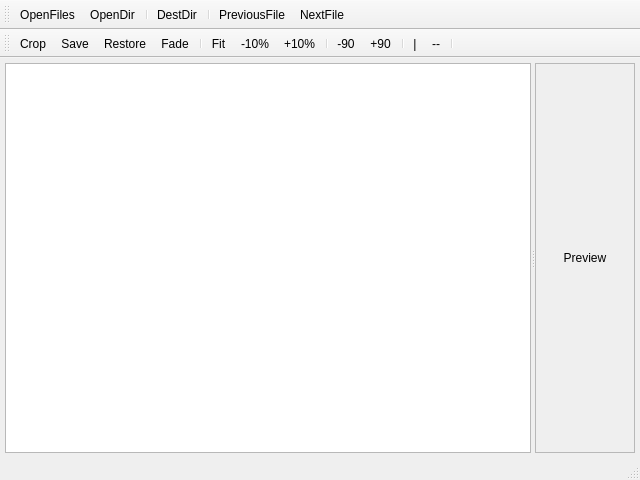
<?xml version="1.0" encoding="UTF-8"?>
<ui version="4.0">
 <class>MainWindow</class>
 <widget class="QMainWindow" name="MainWindow">
  <property name="geometry">
   <rect>
    <x>0</x>
    <y>0</y>
    <width>640</width>
    <height>480</height>
   </rect>
  </property>
  <property name="windowTitle">
   <string>Crop Images</string>
  </property>
  <widget class="QWidget" name="centralWidget">
   <layout class="QGridLayout" name="gridLayout">
    <property name="leftMargin">
     <number>5</number>
    </property>
    <property name="topMargin">
     <number>5</number>
    </property>
    <property name="rightMargin">
     <number>5</number>
    </property>
    <property name="bottomMargin">
     <number>5</number>
    </property>
    <item row="0" column="0">
     <widget class="QSplitter" name="splitter">
      <property name="orientation">
       <enum>Qt::Horizontal</enum>
      </property>
      <widget class="CropGraphicsView" name="graphicsView">
       <property name="verticalScrollBarPolicy">
        <enum>Qt::ScrollBarAlwaysOff</enum>
       </property>
       <property name="horizontalScrollBarPolicy">
        <enum>Qt::ScrollBarAlwaysOff</enum>
       </property>
       <property name="dragMode">
        <enum>QGraphicsView::ScrollHandDrag</enum>
       </property>
      </widget>
      <widget class="QFrame" name="framePreview">
       <property name="minimumSize">
        <size>
         <width>100</width>
         <height>0</height>
        </size>
       </property>
       <property name="frameShape">
        <enum>QFrame::StyledPanel</enum>
       </property>
       <property name="frameShadow">
        <enum>QFrame::Raised</enum>
       </property>
       <layout class="QVBoxLayout" name="verticalLayout_3">
        <property name="leftMargin">
         <number>0</number>
        </property>
        <property name="topMargin">
         <number>0</number>
        </property>
        <property name="rightMargin">
         <number>0</number>
        </property>
        <property name="bottomMargin">
         <number>0</number>
        </property>
        <item>
         <widget class="ImagePreview" name="labelPreview">
          <property name="sizePolicy">
           <sizepolicy hsizetype="Ignored" vsizetype="Preferred">
            <horstretch>0</horstretch>
            <verstretch>0</verstretch>
           </sizepolicy>
          </property>
          <property name="text">
           <string>Preview</string>
          </property>
          <property name="alignment">
           <set>Qt::AlignCenter</set>
          </property>
         </widget>
        </item>
       </layout>
      </widget>
     </widget>
    </item>
   </layout>
  </widget>
  <widget class="QMenuBar" name="menuBar">
   <property name="geometry">
    <rect>
     <x>0</x>
     <y>0</y>
     <width>640</width>
     <height>21</height>
    </rect>
   </property>
  </widget>
  <widget class="QToolBar" name="mainToolBar">
   <attribute name="toolBarArea">
    <enum>TopToolBarArea</enum>
   </attribute>
   <attribute name="toolBarBreak">
    <bool>false</bool>
   </attribute>
   <addaction name="actionOpenFiles"/>
   <addaction name="actionOpenDir"/>
   <addaction name="separator"/>
   <addaction name="actionDestDir"/>
   <addaction name="separator"/>
   <addaction name="actionPreviousFile"/>
   <addaction name="actionNextFile"/>
  </widget>
  <widget class="QStatusBar" name="statusBar"/>
  <widget class="QToolBar" name="toolBar">
   <property name="windowTitle">
    <string>toolBar</string>
   </property>
   <property name="movable">
    <bool>true</bool>
   </property>
   <attribute name="toolBarArea">
    <enum>TopToolBarArea</enum>
   </attribute>
   <attribute name="toolBarBreak">
    <bool>true</bool>
   </attribute>
   <addaction name="actionCropImage"/>
   <addaction name="actionSaveFile"/>
   <addaction name="actionRestoreImage"/>
   <addaction name="actionFadeMask"/>
   <addaction name="separator"/>
   <addaction name="actionFit"/>
   <addaction name="actionScaleM10"/>
   <addaction name="actionScaleP10"/>
   <addaction name="separator"/>
   <addaction name="actionRotL"/>
   <addaction name="actionRotR"/>
   <addaction name="separator"/>
   <addaction name="actionMirrorH"/>
   <addaction name="actionMirrorV"/>
   <addaction name="separator"/>
  </widget>
  <action name="actionCropImage">
   <property name="text">
    <string>Crop</string>
   </property>
   <property name="toolTip">
    <string>Crop image</string>
   </property>
  </action>
  <action name="actionFadeMask">
   <property name="text">
    <string>Fade</string>
   </property>
   <property name="toolTip">
    <string>Set cropping fade</string>
   </property>
  </action>
  <action name="actionFit">
   <property name="text">
    <string>Fit</string>
   </property>
   <property name="toolTip">
    <string>Fit picture in window</string>
   </property>
  </action>
  <action name="actionScaleP10">
   <property name="text">
    <string>+10%</string>
   </property>
   <property name="toolTip">
    <string>Scale +10%</string>
   </property>
  </action>
  <action name="actionScaleM10">
   <property name="text">
    <string>-10%</string>
   </property>
   <property name="toolTip">
    <string>Scale -10%</string>
   </property>
  </action>
  <action name="actionRotR">
   <property name="text">
    <string>+90</string>
   </property>
   <property name="toolTip">
    <string>Rotate image right</string>
   </property>
  </action>
  <action name="actionRotL">
   <property name="text">
    <string>-90</string>
   </property>
   <property name="toolTip">
    <string>Rotate image left</string>
   </property>
  </action>
  <action name="actionMirrorV">
   <property name="text">
    <string>--</string>
   </property>
   <property name="toolTip">
    <string>Mirror vertical</string>
   </property>
  </action>
  <action name="actionMirrorH">
   <property name="text">
    <string>|</string>
   </property>
   <property name="toolTip">
    <string>Mirror horizontal</string>
   </property>
  </action>
  <action name="actionRestoreImage">
   <property name="text">
    <string>Restore</string>
   </property>
   <property name="toolTip">
    <string>Restore original image</string>
   </property>
  </action>
  <action name="actionOpenFiles">
   <property name="text">
    <string>OpenFiles</string>
   </property>
  </action>
  <action name="actionOpenDir">
   <property name="text">
    <string>OpenDir</string>
   </property>
  </action>
  <action name="actionPreviousFile">
   <property name="text">
    <string>PreviousFile</string>
   </property>
  </action>
  <action name="actionNextFile">
   <property name="text">
    <string>NextFile</string>
   </property>
  </action>
  <action name="actionDestDir">
   <property name="text">
    <string>DestDir</string>
   </property>
  </action>
  <action name="actionSaveFile">
   <property name="text">
    <string>Save</string>
   </property>
  </action>
 </widget>
 <layoutdefault spacing="6" margin="11"/>
 <customwidgets>
  <customwidget>
   <class>CropGraphicsView</class>
   <extends>QGraphicsView</extends>
   <header>src/CropGraphicsView.h</header>
  </customwidget>
  <customwidget>
   <class>ImagePreview</class>
   <extends>QLabel</extends>
   <header>src/ImagePreview.h</header>
  </customwidget>
 </customwidgets>
 <resources/>
 <connections/>
</ui>
